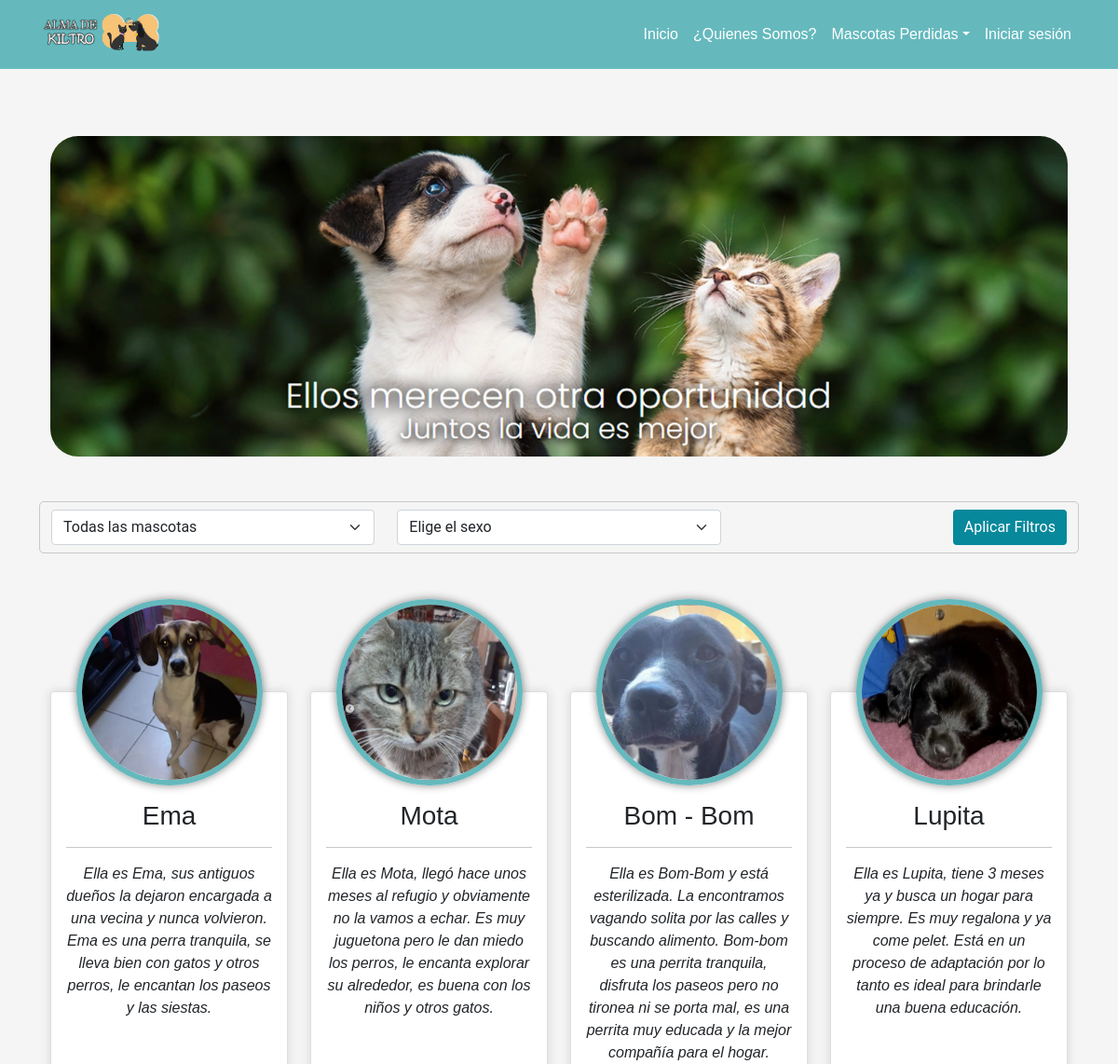
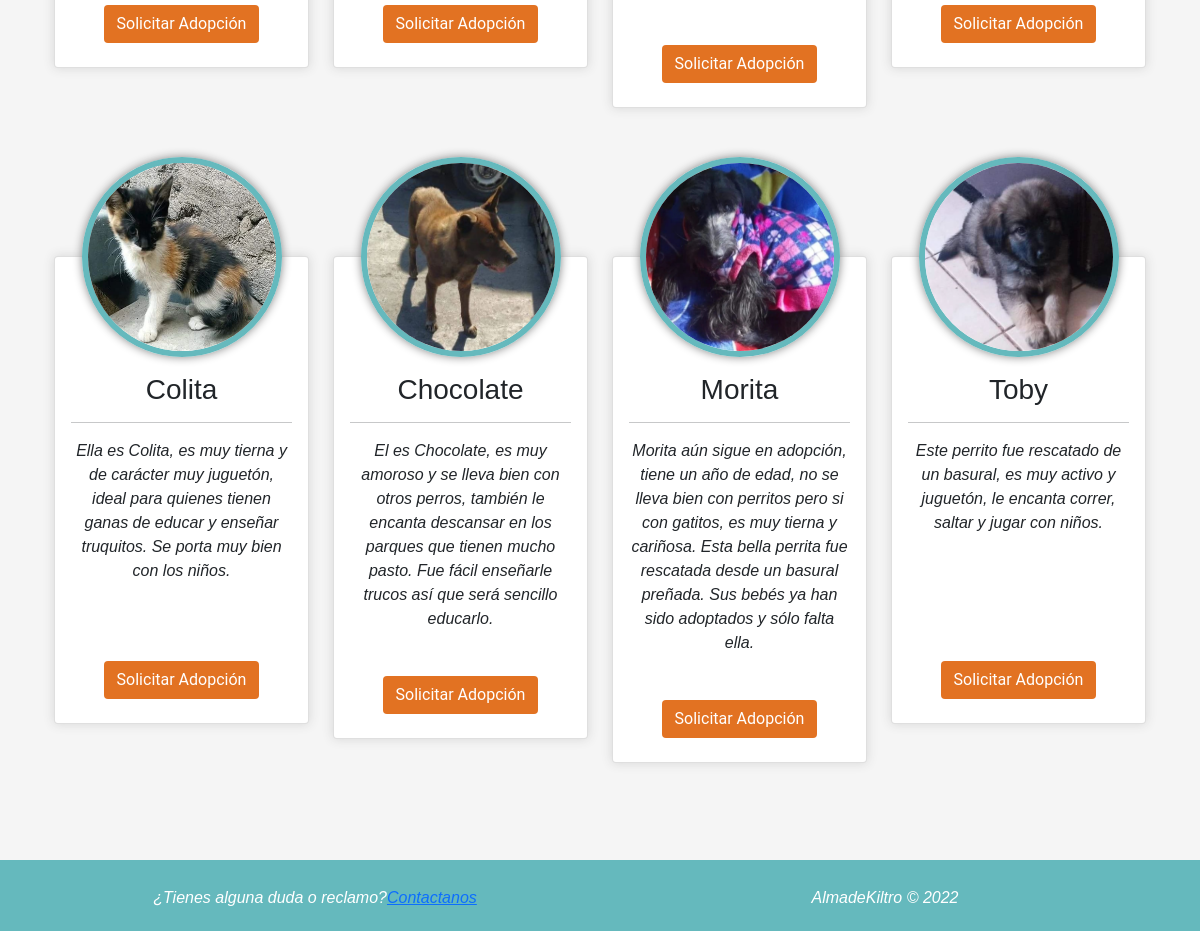
The page / on the database its author committed (2 pictures, top to bottom).
### app/models.py (models this page shows, shortened)
class Mascota(models.Model):
    nombre_mascota = models.CharField(max_length=250)
    imagen = models.ImageField(upload_to="mascota", null=True)
    edad_mascota = models.CharField(max_length=250)
    sexo = models.IntegerField(choices=opciones_sexo)
    descripcion = models.TextField()
    tamaño = models.IntegerField(choices=opciones_tamaño)
    peso = models.CharField(max_length=250)
    especie = models.ForeignKey(Especie, on_delete=models.PROTECT)
    raza = models.ForeignKey(Raza, on_delete=models.PROTECT)

### app/views.py (the view)
# urls.py: 2. Add a URL to urlpatterns:  path('', views.home, name='home')
def home(request):
    queryset = request.POST.get("buscar")
    queryset2 = request.POST.get("buscar2")
    filtro = []
    if queryset != None and queryset != '-1':
        filtro.append(('especie' , int(queryset)))
    if queryset2 != None and queryset2 != '-1':
        filtro.append(('sexo' , int(queryset2)))
    mascotas = Mascota.objects.all()
    if len(filtro) > 0 :
        mascotas = Mascota.objects.filter(
            *filtro
    )
    data = {
        'mascotas': mascotas,
        'mensaje': "Lo sentimos no hay mascotas"
    }
    return render(request, 'app/home.html', data)

### app/templates/app/home.html (shortened to what this page needs)
{% extends 'app/base.html' %}
{% load static %}
{% block css %}
<link rel="stylesheet" href="{% static 'app/css/mascotas.css' %}">
{% endblock %}
{% block contenido %}
<div class="container mb-5 mt-5">
    <img src="{% static 'app/img/Banner_Home.png' %}" class="img_fluid imgBanner">
</div>
<div class="container ">
    <div class="row">
        <div class="col-12 search borderContainer pt-2">
            <form method="POST" class="row justify-content-between">
                <div class="col-lg-4 mb-2">
                    <select class="form-select" aria-label="Default select example" name="buscar">
                        <option value="-1"selected>Todas las mascotas</option>
                    </select>
                </div>
                <div class="col-lg-4 mb-2">
                    <select class="form-select" aria-label="Default select example" name="buscar2">
                        <option value="-1"selected>Elige el sexo</option>
                    </select>
                </div>
                <div class="col-lg-4 d-flex justify-content-end mb-2">
                    <button type="submit" class="btn btnSolicitar text-white" value="search">Aplicar Filtros</button>
                </div>
            </form>
        </div>
    </div>
    <div class="row mt-5">{% for m in mascotas %}
        <div class="col-lg-3 col-md-4 col-xs-4 offset-xs-4 ">
            <div class="card sombra text-center mb-5">
                {% if m.imagen %}
                <img src="{{ m.imagen.url }}" class="img-fluid mascota mx-auto" alt="...">
                {% endif %}
                <div class="card-body cardMascota">
                    <div class="marginCard">
                        <h3>{{ m.nombre_mascota}}</h3>
                        <hr>
                        <p>{{ m.descripcion }}</p>
                    </div>
                </div>
                <div class="pt-3 pb-2 mb-3">
                    <a href="{% url 'solicitud_adopcion'%}" class="btn btn-outline linkSolicitar text-center mt-2">Solicitar Adopción</a>
                </div>
            </div>
        </div>
        {% endfor %}
    </div>
</div>
{% endblock %}

### app/templates/app/base.html (shortened to what this page needs)
<!DOCTYPE html>
<html lang="es">
<head>
    <link href="https://cdn.jsdelivr.net/npm/bootstrap@5.1.3/dist/css/bootstrap.min.css" rel="stylesheet">
    <link rel="stylesheet" href="../../static/app/css/navbar.css">
    <link rel="stylesheet" href="../../static/app/css/style.css">
    {% load static %}
    {% block css %}
    {% endblock %}
</head>
<body>
    <div class="navbar navbar-expand-lg navbar-mainbg">
        <div class="container">
            <img src="{% static 'app/img/logo_almadekiltro.png' %}" alt=""class="img-fluid mt-2 mb-2" style="width:12%;">
            <div class="navbar-collapse collapse justify-content-end">
                <ul class="navbar-nav ml-auto">
                    <li class="nav-item active">
                        <a class="nav-link" href="{% url 'home' %}">Inicio</a>
                    </li>
                    <li class="nav-item active">
                        <a class="nav-link" href="{% url 'nosotros' %}">¿Quienes Somos?</a>
                    </li>
                    <li class="nav-item dropdown">
                        <a class="nav-link dropdown-toggle" href="#" role="button" data-toggle="dropdown" aria-haspopup="true" aria-expanded="false">Mascotas Perdidas</a>
                    </li>
                     {% if user.is_authenticated %}
                    <li class="nav-item dropdown">
                        <a class="nav-link dropdown-toggle" href="#" role="button" data-toggle="dropdown" aria-haspopup="true" aria-expanded="false" style="text-transform: capitalize;">Bienvenido {{ user.first_name }}</a>
                        <div class="dropdown-menu" aria-labelledby="navbarDropdown" >
                            <a class="dropdown-item" href="{% url 'password_change' %}">Cambiar Contraseña</a>
                            <a class="dropdown-item" href="{% url 'logout' %}">Cerrar sesión</a>
                        </div>
                    </li>
                    {% else %}
                    <li class="nav-item">
                        <a class="nav-link" href="{% url 'login' %}">Iniciar sesión</a>
                    </li>
                    {% endif %}
                </ul>
            </div>
        </div>
    </div>
<br>
    <div class="container">
        {% block contenido %} {% endblock %}
    </div>
    <br><br>
    <br><br><br>
    <footer class="mt-5">
        <div class="container">
            <div class="row text-center py-3" id="content-footer">
                <div class="col-md-6">
                    <p class="letraFooter" id="letraFooter">¿Tienes alguna duda o reclamo?<a href="{% url 'contacto' %}">Contactanos</a></p>
                </div>
                <div class="col-md-6">
                    <p class="letraFooter"id="letraFooter">AlmadeKiltro &copy 2022</p>
                </div>
            </div>
        </div>
    </footer>
</body>
</html>

### app/static/app/css/navbar.css (style rules this page uses)
body { font-family: 'Roboto', sans-serif; }
* { margin: 0; padding: 0; }
.navbar-mainbg { background-color: #65b9bd; padding: 0px; }
.nav-link { color: white !important; }

### app/static/app/css/style.css (style rules this page uses)
html { min-height: 100%; position: relative; }
img { width: 300px }
body { background-color: whitesmoke; }
footer { background-color: #65b9bd; position: absolute; bottom: 0; width: 100%; color: white; }
#content-footer { color: white !important; }
.nav-link, .dropdown-item { font-family: 'Merriweather Sans', sans-serif; font-style: medium; font-weight:400; }
.letraFooter { font-family: 'Merriweather Sans', sans-serif; font-style: medium; font-weight:400; }

### app/static/app/css/mascotas.css (style rules this page uses)
#letraFooter { font-family: 'Merriweather Sans', sans-serif !important; font-style: medium !important; font-weight:400 !important; }
.sombra { box-shadow: 0px 0px 11px #d5d5d5; margin-top: 100px; }
.mascota { width: 200px; height: 200px; border: 6px solid; margin-top: -100px; border-color: #65b9bd!important; box-shadow: 0px 0px 10px #858585; border-radius: 200px 200px 200px 200px; }
.btnSolicitar { background-color: #07889B; border: #07889B; }
.cardMascota { min-height: 280px; }
.imgBanner { width: 100%; height: auto; border-radius: 30px 30px 30px 30px; }
.borderContainer { border: 1px solid rgb(202, 200, 200); border-radius: 5px 5px 5px 5px; }
h3 { font-family: 'Merriweather Sans', sans-serif; font-style: medium; font-weight:500; }
p { font-family: 'Poppins'; font-style: italic; font-weight: 400; }
.linkSolicitar { color: white; background-color: #e27222; }
label , p { font-family: 'Merriweather Sans', sans-serif; font-style: medium; font-weight:300; margin-top: 10px; margin-bottom: 5px; }

### rows shown on the page
Mascota: imagen (picture), nombre_mascota "Ema", descripcion "Ella es Ema, sus antiguos dueños la dejaron encargada a una vecina y nunca volvieron. Ema es una perra tranquila, se lleva bien con gatos y otros perros, le encantan los paseos y las siestas."
Mascota: imagen (picture), nombre_mascota "Mota", descripcion "Ella es Mota, llegó hace unos meses al refugio y obviamente no la vamos a echar. Es muy juguetona pero le dan miedo los perros, le encanta explorar su alrededor, es buena con los niños y otros gatos."
Mascota: imagen (picture), nombre_mascota "Bom - Bom", descripcion "Ella es Bom-Bom y está esterilizada. La encontramos vagando solita por las calles y buscando alimento. Bom-bom es una perrita tranquila, disfruta los paseos pero no tironea ni se porta mal, es una perrita muy educada y la mejor compañía para el hogar."
Mascota: imagen (picture), nombre_mascota "Lupita", descripcion "Ella es Lupita, tiene 3 meses ya y busca un hogar para siempre. Es muy regalona y ya come pelet. Está en un proceso de adaptación por lo tanto es ideal para brindarle una buena educación."
Mascota: imagen (picture), nombre_mascota "Colita", descripcion "Ella es Colita, es muy tierna y de carácter muy juguetón, ideal para quienes tienen ganas de educar y enseñar truquitos. Se porta muy bien con los niños."
Mascota: imagen (picture), nombre_mascota "Chocolate", descripcion "El es Chocolate, es muy amoroso y se lleva bien con otros perros, también le encanta descansar en los parques que tienen mucho pasto. Fue fácil enseñarle trucos así que será sencillo educarlo."
Mascota: imagen (picture), nombre_mascota "Morita", descripcion "Morita aún sigue en adopción, tiene un año de edad, no se lleva bien con perritos pero si con gatitos, es muy tierna y cariñosa. Esta bella perrita fue rescatada desde un basural preñada. Sus bebés ya han sido adoptados y sólo falta ella."
Mascota: imagen (picture), nombre_mascota "Toby", descripcion "Este perrito fue rescatado de un basural, es muy activo y juguetón, le encanta correr, saltar y jugar con niños."
